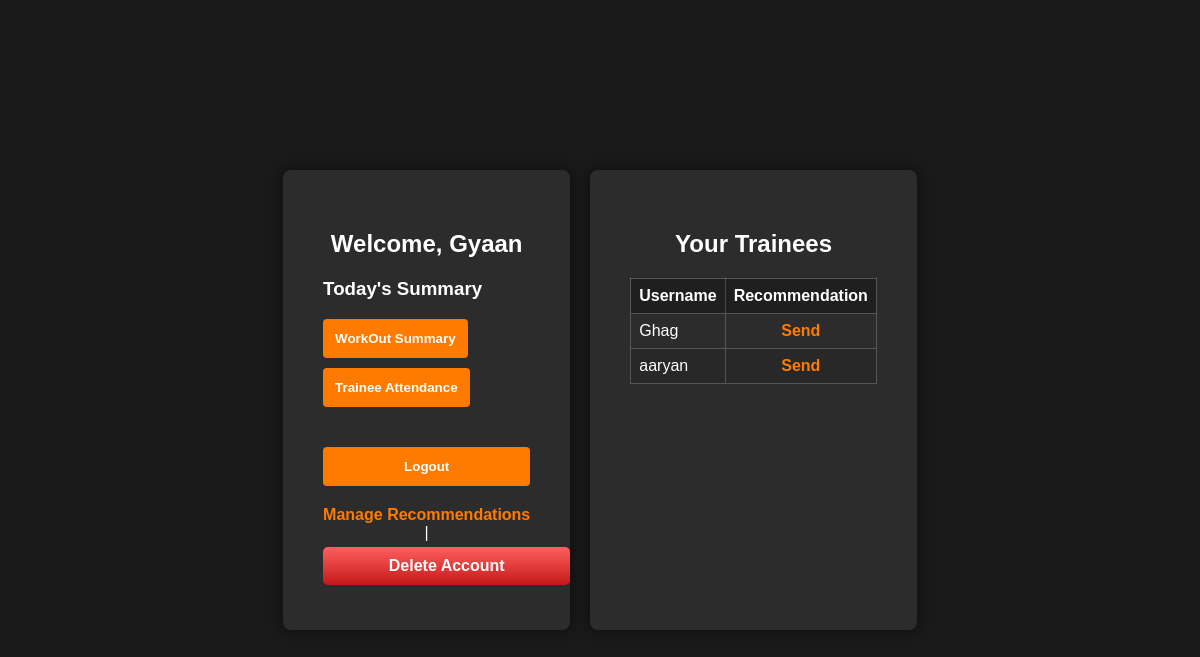
/trainers/dashboard/ (signed in), run on an earlier commit of the app's database.
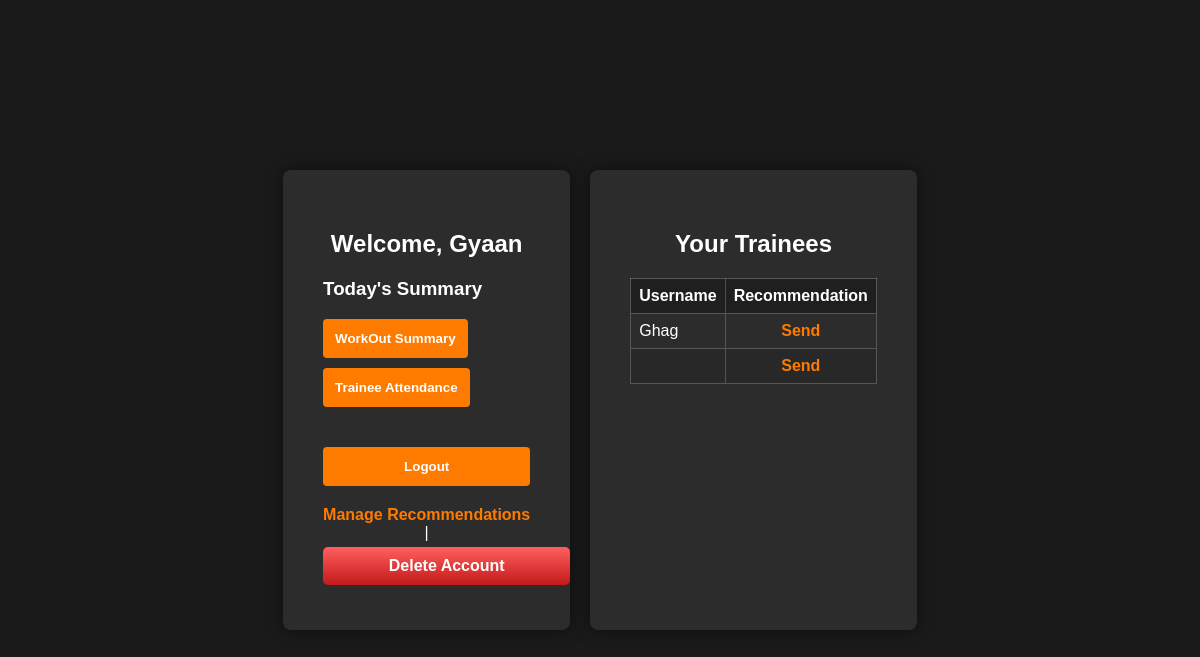
And on a later commit of the database.
### users/models.py (models this page shows)
class CustomUser(AbstractUser):
    role = models.CharField(max_length=100, choices=(('trainer', 'Trainer'), ('trainee', 'Trainee'), ('admin', 'Admin')))

### trainees/models.py (models this page shows, shortened)
class Trainee(models.Model):
    user = models.OneToOneField(CustomUser, on_delete=models.SET_NULL, null=True, related_name='trainee_profile')
    trainer = models.ForeignKey(
        CustomUser,
        null=True,
        blank=True,
        on_delete=models.SET_NULL,
        limit_choices_to={'role': 'trainer'},
        related_name='assigned_trainees'
    )

### trainers/views.py (the view)
# urls.py: path('dashboard/', views.trainer_dashboard, name='trainer_dashboard'),
@login_required
def trainer_dashboard(request):
    trainer = get_object_or_404(Trainer, user=request.user)
    trainees = trainer.get_assigned_trainees()
    todays_activities = trainer.get_todays_activities()
    todays_weights = trainer.get_todays_weight_logs()
    return render(request, 'trainers/dashboard.html', {
        'trainer': trainer,
        'trainees': trainees,
        'todays_activities': todays_activities,
        'todays_weights': todays_weights,
    })

### trainers/models.py (called while the page is built)
    def get_assigned_trainees(self):
        from trainees.models import Trainee
        return Trainee.objects.filter(trainer=self.user)

    def get_todays_activities(self):
        from trainees.models import Activity
        return Activity.objects.filter(date=now().date(), trainee__trainer=self.user)

    def get_todays_weight_logs(self):
        from trainees.models import WeightLog
        return WeightLog.objects.filter(date=now().date(), trainee__trainer=self.user)

### gymmanagement/templates/trainers/dashboard.html (shortened to what this page needs)
{% extends 'users/base.html' %}
{% block content %}
<div class="dashboard-container">
    <div class="login-box">
        <h2>Welcome, {{ user.username }}</h2>
        <div class="section">
            <h3>Today's Summary</h3>
            <form method="post" action="{% url 'trainer_workouts' %}">
                <button type="submit" class="btn" style="width: fit-content; margin-bottom: 10px">WorkOut Summary</button>
            </form>
        </div>
        <div class="section">
            <form method="post" action="{% url 'trainer_attendance' %}">
                <button type="submit" class="btn" style="width: fit-content; margin-bottom: 10px">Trainee Attendance</button>
            </form>
        </div>
        <div class="signup-section" style="margin-top: 30px;">
            <form method="post" action="{% url 'logout' %}">
                <button type="submit" class="btn">Logout</button>
            </form>
        </div>
        <div class="signup-section">
            <a href="{% url 'view_recommendations' %}" class="signup-link">Manage Recommendations</a> |
            <a href="{% url 'delete_account' %}" class="btn btn-danger">Delete Account</a>
        </div>
    </div>
    <div class="login-box">
        <h2>Your Trainees</h2>
        <div class="section">
            <table class="trainees-table">
                <thead>
                    <tr>
                        <th>Username</th>
                        <th>Recommendation</th>
                    </tr>
                </thead>
                <tbody>
                    {% for trainee in trainees %}
                        <tr>
                            <td>{{ trainee.user.username }}</td>
                            <td><a href="{% url 'push_recommendation' trainee.id %}" class="signup-link">Send</a></td>
                        </tr>
                    {% empty %}
                        <tr><td colspan="4">No trainees assigned.</td></tr>
                    {% endfor %}
                </tbody>
            </table>
        </div>
    </div>
</div>
{% endblock %}

### gymmanagement/templates/users/base.html (shortened to what this page needs)
<!DOCTYPE html>
<html lang="en">
<head>
</head>
<body>
    {% block content %}{% endblock %}
</body>
</html>

### gymmanagement/templates/users/base.html (style rules this page uses)
:root { --primary-orange: #ff7b00; --muted-orange: #e06000; --dark-orange: #c05000; --black: #1a1a1a; --dark-gray: #2c2c2c; --light-gray: #f5f5f5; --white: #ffffff; --error-red: #ff4c4c; }
body { font-family: Arial, sans-serif; background: var(--black); color: var(--white); display: flex; justify-content: center; align-items: center; min-height: 100vh; margin: 0; }
.login-box, .signup-box { background-color: var(--dark-gray); padding: 40px; border-radius: 8px; box-shadow: 0 0 15px rgba(0, 0, 0, 0.5); width: 100%; max-width: 420px; }
h2 { margin-bottom: 20px; text-align: center; color: var(--white); }
.btn { background-color: var(--primary-orange); color: var(--white); padding: 12px; width: 100%; border: none; border-radius: 4px; font-weight: bold; cursor: pointer; transition: background 0.3s ease; }
.signup-section { text-align: center; margin-top: 20px; }
.signup-link { color: var(--primary-orange); text-decoration: none; font-weight: bold; transition: color 0.3s ease; }
.btn-danger { background: linear-gradient(to bottom, #ff5f5f, #c41919); color: white; border: none; padding: 10px 20px; border-radius: 5px; text-decoration: none; display: inline-block; margin: 5px 0; cursor: pointer; }
table { border-collapse: collapse; width: 100%; }
table, th, td { border: 1px solid rgba(255, 255, 255, 0.2); }
th, td { padding: 8px; text-align: left; }
th { background-color: rgba(0, 0, 0, 0.3); }
tr:nth-child(even) { background-color: rgba(0, 0, 0, 0.1); }

### gymmanagement/templates/trainers/dashboard.html (style rules this page uses)
.dashboard-container { display: flex; gap: 20px; justify-content: center; max-width: 1200px; margin: 0 auto; }
.login-box { flex: 1; }
.trainees-table { width: 100%; border-collapse: collapse; }
.trainees-table th, .trainees-table td { padding: 8px; text-align: left; border-bottom: 1px solid #555; }
.signup-link { display: block; text-align: center; }

What changed in the data, as far as the page shows it:
changed Trainee (number 2 of 2 on the later page): user.username "aaryan" → (not shown)
